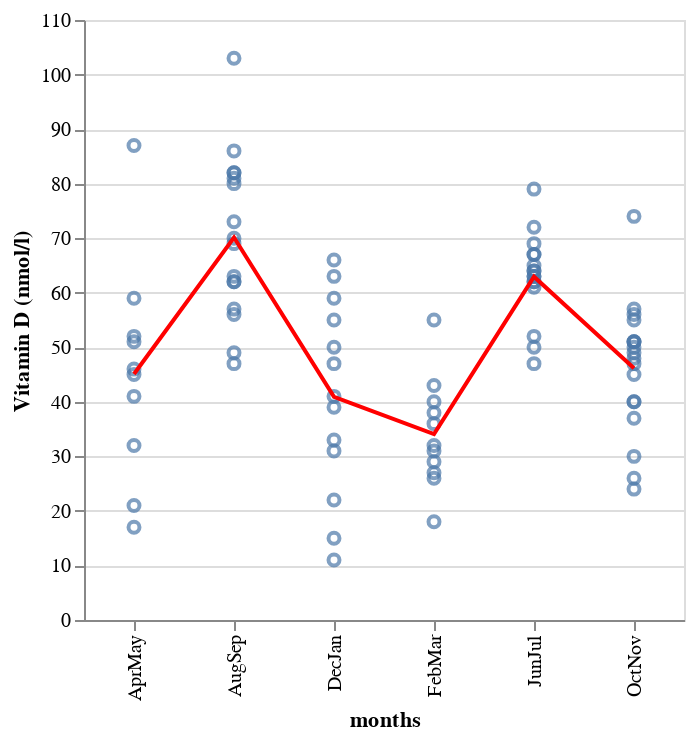

The code cell stored with this chart in its notebook:
### Markdown cell above
To see the seasonal effects, we'll layer the average over raw data values by date.  The observations are grouped into periods of two months for the year, e.g. Febraury-March, April-May, etc.

### Code cell
(ips:plot
 (vega:defplot vd-by-mth `(:data (:values ,vitamin-d)
                           :width 300
                           :layer #((:mark :point
                                     :encoding (:x (:field :months)
                                                :y (:field :vitamind
                                                    :type  :quantitative)))
                                     (:mark (:type :line
                                             :color :red)
                                      :encoding (:x (:field :months)
                                                 :y (:field :vitamind
                                                     :aggregate :mean
                                                     :title "Vitamin D (nmol/l)")))))))

### Figure 1 — Vega-Lite specification as saved in the notebook (floating-point values rounded to 4 significant figures)
{"$schema": "https://vega.github.io/schema/vega-lite/v5.json", "data": {"values": [{"id": 84, "months": "DecJan", "vitamind": 47}, {"id": 83, "months": "DecJan", "vitamind": 59}, {"id": 82, "months": "DecJan", "vitamind": 22}, {"id": 81, "months": "DecJan", "vitamind": 33}, {"id": 80, "months": "DecJan", "vitamind": 31}, {"id": 79, "months": "DecJan", "vitamind": 41}, {"id": 78, "months": "DecJan", "vitamind": 63}, {"id": 77, "months": "DecJan", "vitamind": 50}, {"id": 76, "months": "DecJan", "vitamind": 55}, {"id": 75, "months": "DecJan", "vitamind": 11}, {"id": 74, "months": "DecJan", "vitamind": 39}, {"id": 73, "months": "DecJan", "vitamind": 66}, {"id": 72, "months": "DecJan", "vitamind": 15}, {"id": 71, "months": "OctNov", "vitamind": 74}, {"id": 70, "months": "OctNov", "vitamind": 30}, {"id": 69, "months": "OctNov", "vitamind": 24}, {"id": 68, "months": "OctNov", "vitamind": 49}, {"id": 67, "months": "OctNov", "vitamind": 56}, {"id": 66, "months": "OctNov", "vitamind": 51}, {"id": 65, "months": "OctNov", "vitamind": 47}, {"id": 64, "months": "OctNov", "vitamind": 51}, {"id": 63, "months": "OctNov", "vitamind": 40}, {"id": 62, "months": "OctNov", "vitamind": 37}, {"id": 61, "months": "OctNov", "vitamind": 50}, {"id": 60, "months": "OctNov", "vitamind": 57}, {"id": 59, "months": "OctNov", "vitamind": 51}, {"id": 58, "months": "OctNov", "vitamind": 55}, {"id": 57, "months": "OctNov", "vitamind": 45}, {"id": 56, "months": "OctNov", "vitamind": 26}, {"id": 55, "months": "OctNov", "vitamind": 40}, {"id": 54, "months": "OctNov", "vitamind": 48}, {"id": 53, "months": "AugSep", "vitamind": 62}, {"id": 52, "months": "AugSep", "vitamind": 103}, {"id": 51, "months": "AugSep", "vitamind": 47}, {"id": 50, "months": "AugSep", "vitamind": 86}, {"id": 49, "months": "AugSep", "vitamind": 56}, {"id": 48, "months": "AugSep", "vitamind": 80}, {"id": 47, "months": "AugSep", "vitamind": 57}, {"id": 46, "months": "AugSep", "vitamind": 49}, {"id": 45, "months": "AugSep", "vitamind": 70}, {"id": 44, "months": "AugSep", "vitamind": 82}, {"id": 43, "months": "AugSep", "vitamind": 63}, {"id": 42, "months": "AugSep", "vitamind": 82}, {"id": 41, "months": "AugSep", "vitamind": 73}, {"id": 40, "months": "AugSep", "vitamind": 69}, {"id": 39, "months": "AugSep", "vitamind": 81}, {"id": 38, "months": "AugSep", "vitamind": 62}, {"id": 37, "months": "JunJul", "vitamind": 61}, {"id": 36, "months": "JunJul", "vitamind": 72}, {"id": 35, "months": "JunJul", "vitamind": 64}, {"id": 34, "months": "JunJul", "vitamind": 63}, {"id": 33, "months": "JunJul", "vitamind": 67}, {"id": 32, "months": "JunJul", "vitamind": 67}, {"id": 31, "months": "JunJul", "vitamind": 64}, {"id": 30, "months": "JunJul", "vitamind": 47}, {"id": 29, "months": "JunJul", "vitamind": 65}, {"id": 28, "months": "JunJul", "vitamind": 62}, {"id": 27, "months": "JunJul", "vitamind": 63}, {"id": 26, "months": "JunJul", "vitamind": 52}, {"id": 25, "months": "JunJul", "vitamind": 62}, {"id": 24, "months": "JunJul", "vitamind": 50}, {"id": 23, "months": "JunJul", "vitamind": 79}, {"id": 22, "months": "JunJul", "vitamind": 69}, {"id": 21, "months": "AprMay", "vitamind": 41}, {"id": 20, "months": "AprMay", "vitamind": 52}, {"id": 19, "months": "AprMay", "vitamind": 59}, {"id": 18, "months": "AprMay", "vitamind": 17}, {"id": 17, "months": "AprMay", "vitamind": 32}, {"id": 16, "months": "AprMay", "vitamind": 87}, {"id": 15, "months": "AprMay", "vitamind": 46}, {"id": 14, "months": "AprMay", "vitamind": 51}, {"id": 13, "months": "AprMay", "vitamind": 21}, {"id": 12, "months": "AprMay", "vitamind": 45}, {"id": 11, "months": "FebMar", "vitamind": 29}, {"id": 10, "months": "FebMar", "vitamind": 32}, {"id": 9, "months": "FebMar", "vitamind": 43}, {"id": 8, "months": "FebMar", "vitamind": 40}, {"id": 7, "months": "FebMar", "vitamind": 26}, {"id": 6, "months": "FebMar", "vitamind": 27}, {"id": 5, "months": "FebMar", "vitamind": 31}, {"id": 4, "months": "FebMar", "vitamind": 36}, {"id": 3, "months": "FebMar", "vitamind": 18}, {"id": 2, "months": "FebMar", "vitamind": 38}, {"id": 1, "months": "FebMar", "vitamind": 55}]}, "layer": [{"encoding": {"x": {"field": "months"}, "y": {"field": "vitamind", "type": "quantitative"}}, "mark": "point"}, {"encoding": {"x": {"field": "months"}, "y": {"aggregate": "mean", "field": "vitamind", "title": "Vitamin D (nmol/l)"}}, "mark": {"color": "red", "type": "line"}}], "width": 300}
